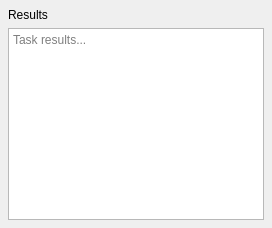
<?xml version="1.0" encoding="UTF-8"?>
<ui version="4.0">
 <class>ResultPanel</class>
 <widget class="QWidget" name="ResultPanel">
  <layout class="QVBoxLayout" name="mainLayout">
   <property name="leftMargin"><number>8</number></property>
   <property name="topMargin"><number>8</number></property>
   <property name="rightMargin"><number>8</number></property>
   <property name="bottomMargin"><number>8</number></property>
   <property name="spacing"><number>6</number></property>
   <item>
    <widget class="QLabel" name="titleLabel">
     <property name="text"><string>Results</string></property>
    </widget>
   </item>
   <item>
    <widget class="QTextEdit" name="resultTextEdit">
     <property name="readOnly"><bool>true</bool></property>
     <property name="placeholderText"><string>Task results...</string></property>
    </widget>
   </item>
  </layout>
 </widget>
 <layoutdefault spacing="6" margin="11"/>
 <resources/>
 <connections/>
</ui>
